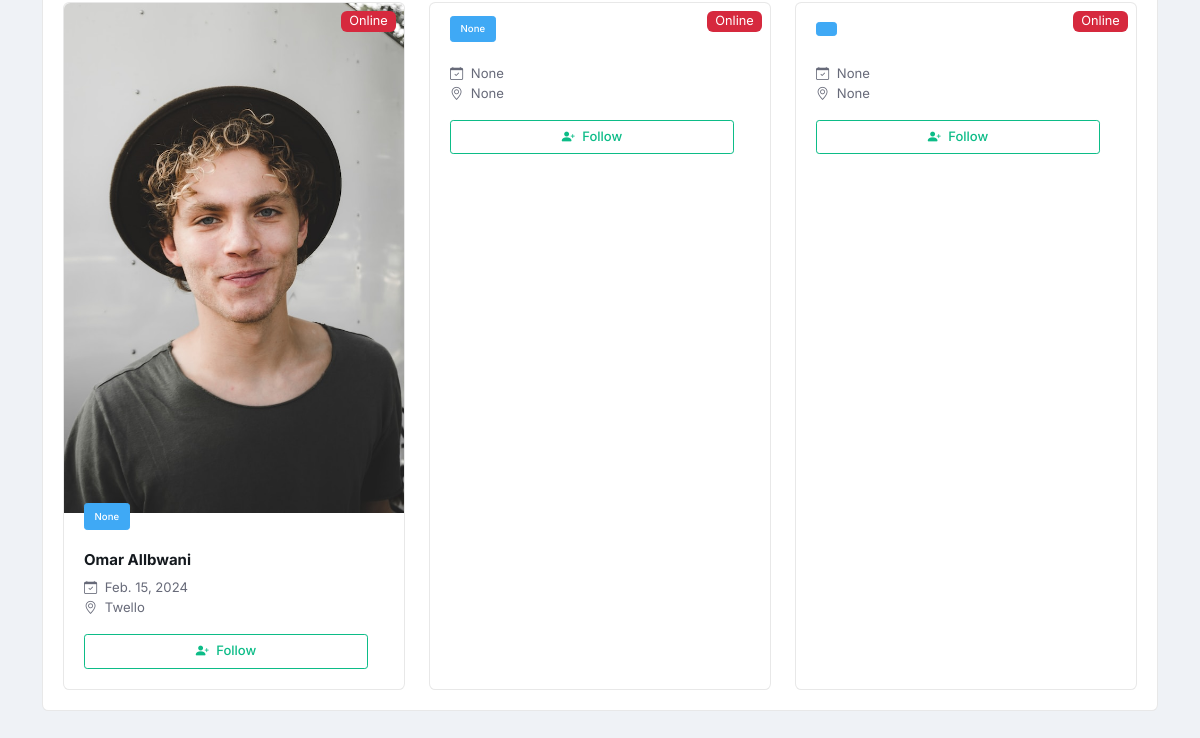
The app's page /discover/ (lower part), older data.
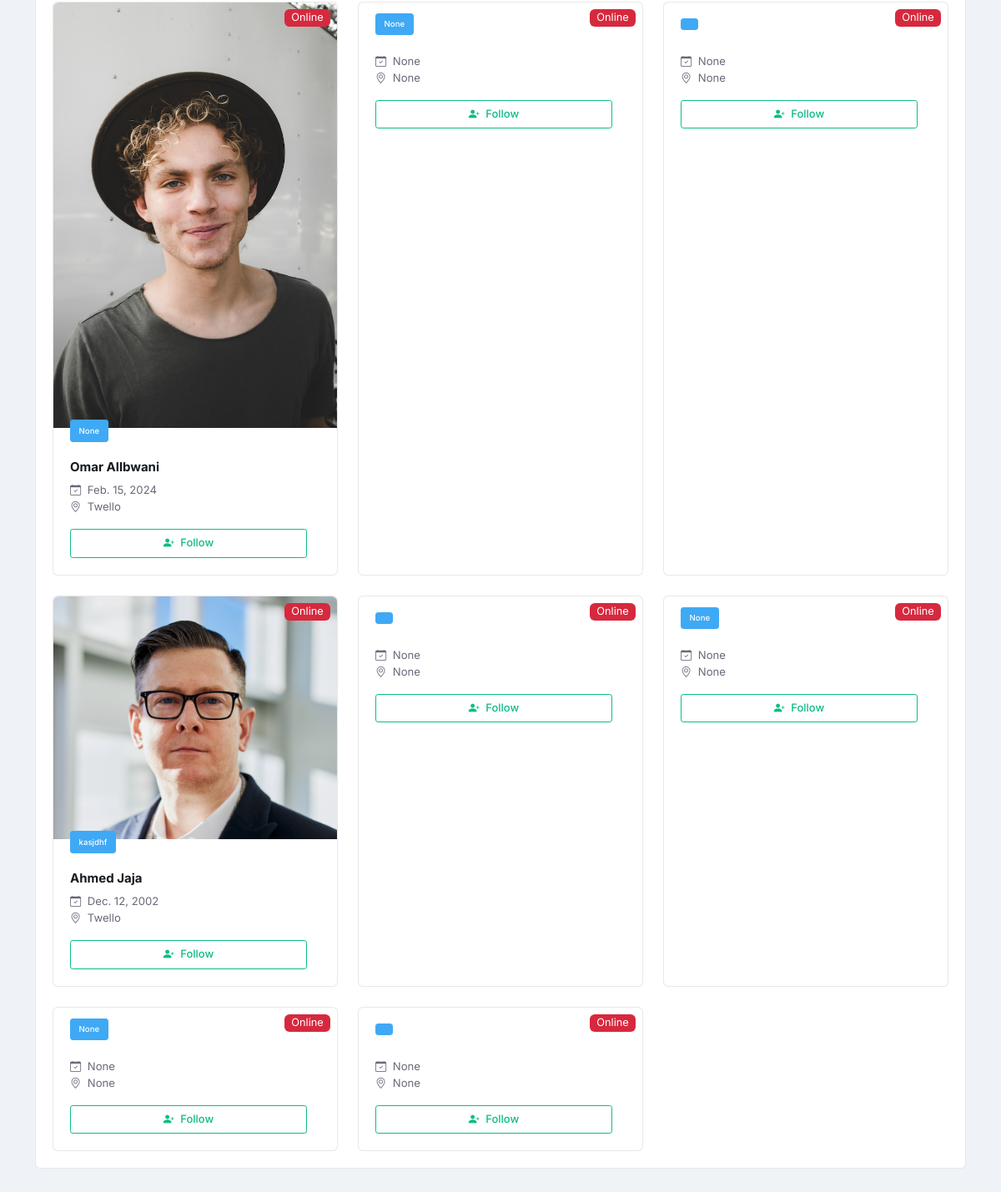
The same page, newer data.
### firstapp/models.py (models this page shows, shortened)
class User(AbstractUser):
    is_player = models.BooleanField(default=False)
    is_coach = models.BooleanField(default=False)
    is_scout = models.BooleanField(default=False)
    first_name = models.CharField(max_length=255, null=True)
    last_name = models.CharField(max_length=255, null=True)
    email = models.EmailField(unique=True)
    profile_image = models.ImageField(upload_to='profile_images', blank=True, null=True)
    cover_image = models.ImageField(upload_to='cover_images', blank=True, null=True)
    place = models.CharField(max_length=255, null=True)
    country = models.CharField(max_length=255, null=True, blank=True)
    date_of_birth = models.DateField(null=True)
    phone_number = models.IntegerField(max_length=20, null=True)
    followed_users = models.ManyToManyField('User', related_name='followed')
    posts = models.ManyToManyField('Post', related_name='player_posts', blank=True)
    about = models.TextField(null=True, blank=True)
    def getFullName(self):
        return self.getFirstName()+" "+self.getLastName()
    def getFirstName(self):
        if self.first_name:
            return self.first_name
        else:
            return ''
    def getLastName(self):
        if self.last_name:
            return self.last_name
        else:
            return ''
    def getProfileimageUrl(self):
        if not self.profile_image:
            return '/static/profile_placeholder.jpg'
        else:
            return self.profile_image.url

class Player(models.Model):
    user = models.OneToOneField(User, on_delete=models.CASCADE, primary_key=True, related_name='player')
    club = models.CharField(max_length=255, null=True, blank=True)
    team = models.CharField(max_length=255, null=True, blank=True)
    nft = models.CharField(max_length=255, null=True, blank=True) # national football team
    competition = models.CharField(max_length=255, null=True, blank=True)
    length = models.IntegerField(null=True, blank=True)
    weight = models.IntegerField(null=True)
    preferred_leg = models.CharField(max_length=10, null=True, blank=True)
    position = models.CharField(max_length=255, null=True, blank=True)
    qualities = models.CharField(max_length=255, null=True, blank=True)
    career_statistics = models.CharField(max_length=255, null=True, blank=True)
    ambition = models.TextField(null=True, blank=True)
    goals = models.IntegerField(null=True, blank=True)
    assists = models.IntegerField(null=True, blank=True)
    clean_sheet = models.IntegerField(null=True, blank=True)
    played_matches = models.IntegerField(null=True, blank=True)

### firstapp/views.py (the view)
# urls.py: path('discover/', views.discover, name="discover"),
def discover(request):
    distinct_positions = Player.objects.order_by('position').values_list('position', flat=True).distinct()
    distinct_locations = User.objects.order_by('place').values_list('place', flat=True).distinct()
    distinct_positions = [pos for pos in distinct_positions if pos is not None]
    distinct_locations = [loc for loc in distinct_locations if loc is not None]
    if request.method == 'POST':
        searched = request.POST.get('searched')
        position = request.POST.get('position')
        age = request.POST.get('age')
        location = request.POST.get('location')
        print(searched)
        print(position)
        print(age)
        print(location)
        users = User.objects.filter(
            Q(first_name__icontains=searched) |
            Q(last_name__icontains=searched) |
            Q(email__icontains=searched) |
            Q(place__icontains=searched) |
            Q(country__icontains=searched)
        )
        if position is not None:
            users = users.filter(player__position__icontains=position)
        if age is not None:
            today = date.today()
            birth_year = today.year - int(age)
            users = users.filter(date_of_birth__year=birth_year)
        if location is not None:
            users = users.filter(place__icontains=location)
        return render(request, 'theme/discover.html', {'users': users, 'searched': searched, 'position': position, 'age': age, 'location': location, 'distinct_positions': distinct_positions, 'distinct_locations': distinct_locations})
    else:
        users = User.objects.all()
        return render(request, 'theme/discover.html', {'users': users, 'distinct_positions': distinct_positions, 'distinct_locations': distinct_locations})

### playerpro/templates/theme/discover.html (shortened to what this page needs)
{% extends 'theme/base.html' %}
{% load static %}
{% block content %}
<main>
  <section class="pt-5">
    <div class="container">
      <div class="row g-4">
        <div class="col-12 vstack gap-4">
            <div class="card">
              <div class="card-body">
                <div class="row g-4">
                  {% for user in users %}
                  <div class="col-sm-6 col-xl-4">
                    <div class="card h-100">
                      <div class="position-relative">
                        <img class="img-fluid rounded-top" src="{{ user.getProfileimageUrl }}" alt="">
                        <div class="badge bg-danger text-white mt-2 me-2 position-absolute top-0 end-0">
                          Online
                        </div>
                      </div>
                      <div class="card-body position-relative pt-0">
                        <a class="btn btn-xs btn-primary mt-n3" href="{% url 'profile' username=user.username %}">{{user.player.position}} </a>
                        <h6 class="mt-3"> <a href="{% url 'profile' username=user.username %}"> {{user.getFullName}} </a> </h6>
                        <p class="mb-0 small"> <i class="bi bi-calendar-check pe-1"></i> {{user.date_of_birth}} </p>
                        <p class="small"> <i class="bi bi-geo-alt pe-1"></i> {{user.place}} </p>
                        <div class="d-flex mt-3 justify-content-between">
                          <div class="w-100">
                            <label class="btn btn-sm btn-outline-success d-block" for="Interested1"><i class="bi bi-person-plus-fill me-1"></i> Follow</label>
                          </div>
                        </div>
                      </div>
                    </div>
                  </div>
                  {%  endfor %}
                </div>
            </div>
          </div>
        </div>
      </div>
    </div>
</section>
</main>
{% endblock content %}

Row changes from the older to the newer data that the page shows:
added User: getProfileimageUrl (picture), player.position "kasjdhf", getFullName "Ahmed Jaja", date_of_birth "Dec. 12, 2002", place "Twello"
added User: date_of_birth "None", place "None"
added User: player.position "None", date_of_birth "None", place "None"
added User: player.position "None", date_of_birth "None", place "None"
added User: date_of_birth "None", place "None"
